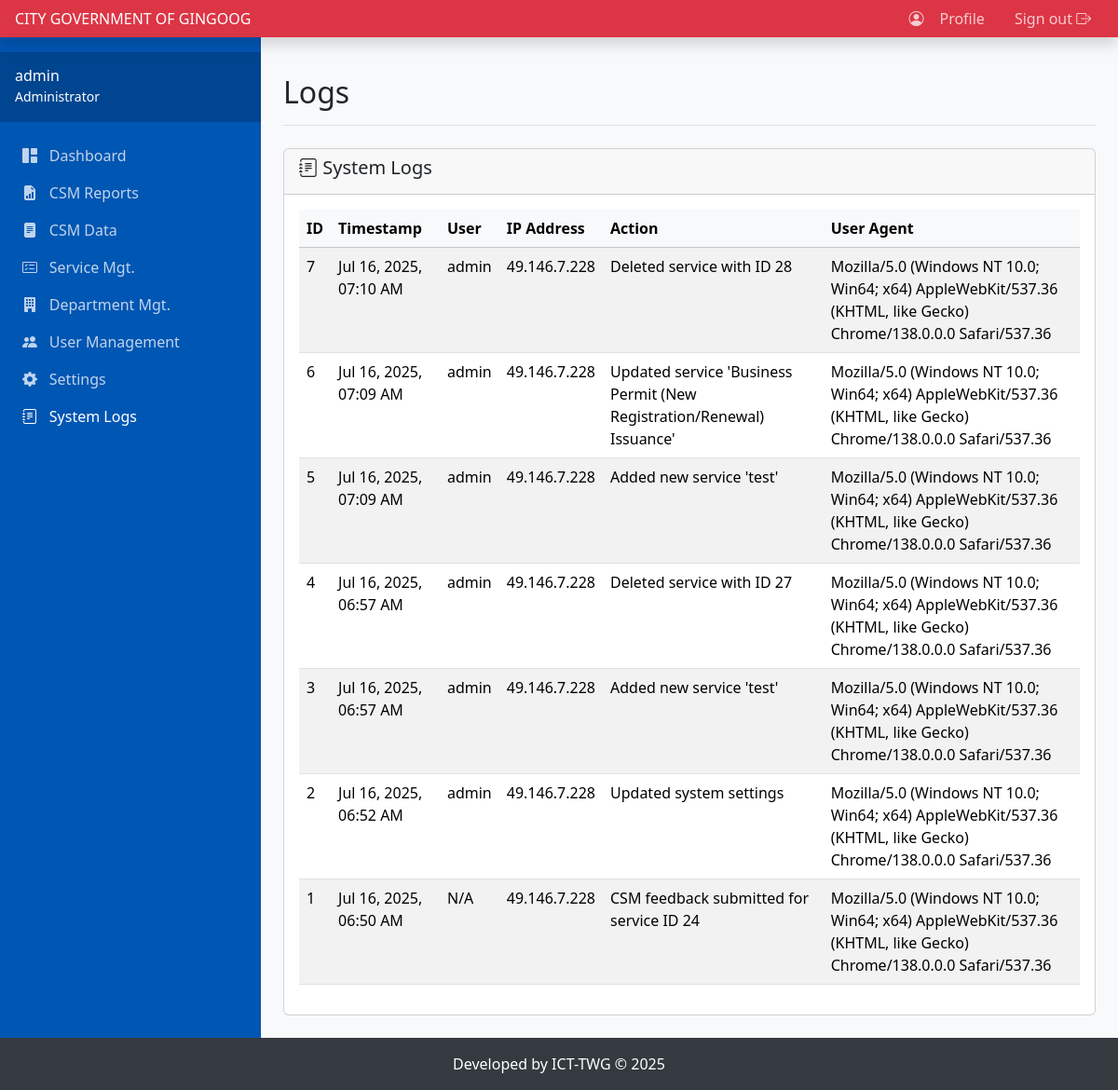
Page /httpdocs/admin.php?page=logs (signed in) on the committed database.
### tables this page shows
CREATE TABLE `system_logs` (
  `id` int(11) NOT NULL,
  `user_id` int(11) DEFAULT NULL,
  `ip_address` varchar(45) NOT NULL,
  `user_agent` text NOT NULL,
  `action` varchar(255) NOT NULL,
  `timestamp` timestamp NOT NULL DEFAULT current_timestamp()
);

CREATE TABLE `users` (
  `id` int(11) NOT NULL,
  `username` varchar(100) NOT NULL,
  `password_hash` varchar(255) NOT NULL,
  `role` enum('admin','dept') NOT NULL,
  `department_id` int(11) DEFAULT NULL
);

### httpdocs/includes.php (called while the page is built, shortened)
<?php
function e($string) {
    return htmlspecialchars($string ?? '', ENT_QUOTES, 'UTF-8');
}
?>

### httpdocs/logs.php (the view, shortened to what this page needs)
<?php
$logs = $pdo->query("SELECT sl.*, u.username FROM system_logs sl LEFT JOIN users u ON sl.user_id = u.id ORDER BY sl.timestamp DESC")->fetchAll(PDO::FETCH_ASSOC);
?>
<div class="card">
    <div class="card-header">
        <h5><i class="bi bi-journal-text"></i> System Logs</h5>
    </div>
    <div class="card-body">
        <?php if (count($logs) > 0): ?>
        <div class="table-responsive">
            <table id="datatable" class="table table-striped table-hover">
                <thead class="table-light">
                    <tr>
                        <th>ID</th>
                        <th>Timestamp</th>
                        <th>User</th>
                        <th>IP Address</th>
                        <th>Action</th>
                        <th>User Agent</th>
                    </tr>
                </thead>
                <tbody>
                        <?php foreach($logs as $log): ?>
                        <tr>
                            <td><?php echo $log['id']; ?></td>
                            <td><?php echo date('M d, Y, h:i A', strtotime($log['timestamp'])); ?></td>
                            <td><?php echo e($log['username'] ?? 'N/A'); ?></td>
                            <td><?php echo e($log['ip_address']); ?></td>
                            <td><?php echo e($log['action']); ?></td>
                            <td><?php echo e($log['user_agent']); ?></td>
                        </tr>
                        <?php endforeach; ?>
                </tbody>
            </table>
        </div>
        <?php else: ?>
            <div class="alert alert-info">No logs found.</div>
        <?php endif; ?>
    </div>
</div>

### httpdocs/admin.php (style rules this page uses)
:root { --sidebar-width: 280px; }
body { background-color: #f8f9fa; padding-top: 56px; padding-bottom: 56px; }

### rows in the picture
system_logs: id "7", timestamp "Jul 16, 2025, 07:10 AM", user.username "admin", ip_address "49.146.7.228", action "Deleted service with ID 28", user_agent "Mozilla/5.0 (Windows NT 10.0; Win64; x64) AppleWebKit/537.36 (KHTML, like Gecko) Chrome/138.0.0.0 Safari/537.36"
system_logs: id "6", timestamp "Jul 16, 2025, 07:09 AM", user.username "admin", ip_address "49.146.7.228", action "Updated service 'Business Permit (New Registration/Renewal) Issuance'", user_agent "Mozilla/5.0 (Windows NT 10.0; Win64; x64) AppleWebKit/537.36 (KHTML, like Gecko) Chrome/138.0.0.0 Safari/537.36"
system_logs: id "5", timestamp "Jul 16, 2025, 07:09 AM", user.username "admin", ip_address "49.146.7.228", action "Added new service 'test'", user_agent "Mozilla/5.0 (Windows NT 10.0; Win64; x64) AppleWebKit/537.36 (KHTML, like Gecko) Chrome/138.0.0.0 Safari/537.36"
system_logs: id "4", timestamp "Jul 16, 2025, 06:57 AM", user.username "admin", ip_address "49.146.7.228", action "Deleted service with ID 27", user_agent "Mozilla/5.0 (Windows NT 10.0; Win64; x64) AppleWebKit/537.36 (KHTML, like Gecko) Chrome/138.0.0.0 Safari/537.36"
system_logs: id "3", timestamp "Jul 16, 2025, 06:57 AM", user.username "admin", ip_address "49.146.7.228", action "Added new service 'test'", user_agent "Mozilla/5.0 (Windows NT 10.0; Win64; x64) AppleWebKit/537.36 (KHTML, like Gecko) Chrome/138.0.0.0 Safari/537.36"
system_logs: id "2", timestamp "Jul 16, 2025, 06:52 AM", user.username "admin", ip_address "49.146.7.228", action "Updated system settings", user_agent "Mozilla/5.0 (Windows NT 10.0; Win64; x64) AppleWebKit/537.36 (KHTML, like Gecko) Chrome/138.0.0.0 Safari/537.36"
system_logs: id "1", timestamp "Jul 16, 2025, 06:50 AM", username "N/A", ip_address "49.146.7.228", action "CSM feedback submitted for service ID 24", user_agent "Mozilla/5.0 (Windows NT 10.0; Win64; x64) AppleWebKit/537.36 (KHTML, like Gecko) Chrome/138.0.0.0 Safari/537.36"

### other values in the picture
$CONFIG['agency_name'] "CITY GOVERNMENT OF GINGOOG"
$_SESSION['username'] "admin"
str_replace('_', ' ', $page) "Logs"
